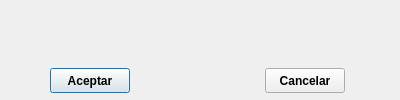
<?xml version="1.0" encoding="UTF-8"?>
<ui version="4.0">
 <class>msg_Dialog</class>
 <widget class="QDialog" name="msg_Dialog">
  <property name="geometry">
   <rect>
    <x>0</x>
    <y>0</y>
    <width>400</width>
    <height>100</height>
   </rect>
  </property>
  <property name="windowTitle">
   <string/>
  </property>
  <widget class="QPushButton" name="pb_Aceptar">
   <property name="geometry">
    <rect>
     <x>50</x>
     <y>68</y>
     <width>80</width>
     <height>25</height>
    </rect>
   </property>
   <property name="font">
    <font>
     <weight>75</weight>
     <bold>true</bold>
    </font>
   </property>
   <property name="text">
    <string>Aceptar</string>
   </property>
  </widget>
  <widget class="QLabel" name="msg_Label">
   <property name="geometry">
    <rect>
     <x>-1</x>
     <y>10</y>
     <width>401</width>
     <height>40</height>
    </rect>
   </property>
   <property name="font">
    <font>
     <pointsize>9</pointsize>
     <weight>75</weight>
     <bold>true</bold>
    </font>
   </property>
   <property name="text">
    <string/>
   </property>
   <property name="alignment">
    <set>Qt::AlignCenter</set>
   </property>
  </widget>
  <widget class="QPushButton" name="pb_Cancelar">
   <property name="geometry">
    <rect>
     <x>265</x>
     <y>68</y>
     <width>80</width>
     <height>25</height>
    </rect>
   </property>
   <property name="font">
    <font>
     <weight>75</weight>
     <bold>true</bold>
    </font>
   </property>
   <property name="text">
    <string>Cancelar</string>
   </property>
  </widget>
 </widget>
 <resources/>
 <connections>
  <connection>
   <sender>pb_Aceptar</sender>
   <signal>clicked()</signal>
   <receiver>msg_Dialog</receiver>
   <slot>close()</slot>
   <hints>
    <hint type="sourcelabel">
     <x>199</x>
     <y>82</y>
    </hint>
    <hint type="destinationlabel">
     <x>199</x>
     <y>49</y>
    </hint>
   </hints>
  </connection>
 </connections>
</ui>
